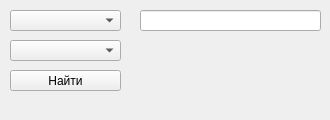
<?xml version="1.0" encoding="UTF-8"?>
<ui version="4.0">
 <class>Form</class>
 <widget class="QWidget" name="Form">
  <property name="geometry">
   <rect>
    <x>0</x>
    <y>0</y>
    <width>330</width>
    <height>120</height>
   </rect>
  </property>
  <property name="windowTitle">
   <string>Form</string>
  </property>
  <widget class="QComboBox" name="filter_box">
   <property name="geometry">
    <rect>
     <x>10</x>
     <y>10</y>
     <width>111</width>
     <height>21</height>
    </rect>
   </property>
  </widget>
  <widget class="QComboBox" name="comboBox_2">
   <property name="geometry">
    <rect>
     <x>10</x>
     <y>40</y>
     <width>111</width>
     <height>21</height>
    </rect>
   </property>
  </widget>
  <widget class="QLineEdit" name="lineEdit">
   <property name="geometry">
    <rect>
     <x>140</x>
     <y>10</y>
     <width>181</width>
     <height>21</height>
    </rect>
   </property>
  </widget>
  <widget class="QPushButton" name="find_button">
   <property name="geometry">
    <rect>
     <x>10</x>
     <y>70</y>
     <width>111</width>
     <height>21</height>
    </rect>
   </property>
   <property name="text">
    <string>Найти</string>
   </property>
  </widget>
 </widget>
 <resources/>
 <connections/>
</ui>
